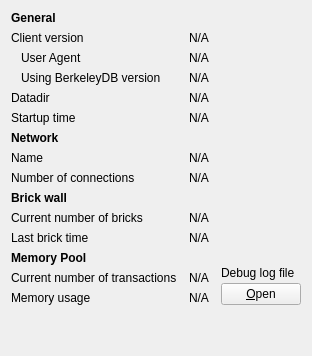
     <widget class="QWidget" name="tab_info">
      <attribute name="title">
       <string>&amp;Information</string>
      </attribute>
      <layout class="QGridLayout" name="gridLayout" columnstretch="0,1,0">
       <property name="horizontalSpacing">
        <number>12</number>
       </property>
       <item row="0" column="0">
        <widget class="QLabel" name="label_9">
         <property name="font">
          <font>
           <weight>75</weight>
           <bold>true</bold>
          </font>
         </property>
         <property name="text">
          <string>General</string>
         </property>
        </widget>
       </item>
       <item row="1" column="0">
        <widget class="QLabel" name="label_6">
         <property name="text">
          <string>Client version</string>
         </property>
        </widget>
       </item>
       <item row="1" column="1" colspan="2">
        <widget class="QLabel" name="clientVersion">
         <property name="cursor">
          <cursorShape>IBeamCursor</cursorShape>
         </property>
         <property name="text">
          <string>N/A</string>
         </property>
         <property name="textFormat">
          <enum>Qt::PlainText</enum>
         </property>
         <property name="textInteractionFlags">
          <set>Qt::LinksAccessibleByMouse|Qt::TextSelectableByKeyboard|Qt::TextSelectableByMouse</set>
         </property>
        </widget>
       </item>
       <item row="2" column="0">
        <widget class="QLabel" name="labelClientUserAgent">
         <property name="text">
          <string>User Agent</string>
         </property>
         <property name="indent">
          <number>10</number>
         </property>
        </widget>
       </item>
       <item row="2" column="1" colspan="2">
        <widget class="QLabel" name="clientUserAgent">
         <property name="cursor">
          <cursorShape>IBeamCursor</cursorShape>
         </property>
         <property name="text">
          <string>N/A</string>
         </property>
         <property name="textFormat">
          <enum>Qt::PlainText</enum>
         </property>
         <property name="textInteractionFlags">
          <set>Qt::LinksAccessibleByMouse|Qt::TextSelectableByKeyboard|Qt::TextSelectableByMouse</set>
         </property>
        </widget>
       </item>
       <item row="3" column="0">
        <widget class="QLabel" name="label_berkeleyDBVersion">
         <property name="text">
          <string>Using BerkeleyDB version</string>
         </property>
         <property name="indent">
          <number>10</number>
         </property>
        </widget>
       </item>
       <item row="3" column="1" colspan="2">
        <widget class="QLabel" name="berkeleyDBVersion">
         <property name="cursor">
          <cursorShape>IBeamCursor</cursorShape>
         </property>
         <property name="text">
          <string>N/A</string>
         </property>
         <property name="textFormat">
          <enum>Qt::PlainText</enum>
         </property>
         <property name="textInteractionFlags">
          <set>Qt::LinksAccessibleByMouse|Qt::TextSelectableByKeyboard|Qt::TextSelectableByMouse</set>
         </property>
        </widget>
       </item>
       <item row="4" column="0">
        <widget class="QLabel" name="label_12">
         <property name="text">
          <string>Datadir</string>
         </property>
        </widget>
       </item>
       <item row="4" column="1" colspan="2">
        <widget class="QLabel" name="dataDir">
         <property name="cursor">
          <cursorShape>IBeamCursor</cursorShape>
         </property>
         <property name="text">
          <string>N/A</string>
         </property>
         <property name="textFormat">
          <enum>Qt::PlainText</enum>
         </property>
         <property name="wordWrap">
          <bool>true</bool>
         </property>
         <property name="textInteractionFlags">
          <set>Qt::LinksAccessibleByMouse|Qt::TextSelectableByKeyboard|Qt::TextSelectableByMouse</set>
         </property>
        </widget>
       </item>
       <item row="5" column="0">
        <widget class="QLabel" name="label_13">
         <property name="text">
          <string>Startup time</string>
         </property>
        </widget>
       </item>
       <item row="5" column="1" colspan="2">
        <widget class="QLabel" name="startupTime">
         <property name="cursor">
          <cursorShape>IBeamCursor</cursorShape>
         </property>
         <property name="text">
          <string>N/A</string>
         </property>
         <property name="textFormat">
          <enum>Qt::PlainText</enum>
         </property>
         <property name="textInteractionFlags">
          <set>Qt::LinksAccessibleByMouse|Qt::TextSelectableByKeyboard|Qt::TextSelectableByMouse</set>
         </property>
        </widget>
       </item>
       <item row="6" column="0">
           <widget class="QLabel" name="labelNetwork">
               <property name="font">
                   <font>
                       <weight>75</weight>
                       <bold>true</bold>
                   </font>
               </property>
               <property name="text">
                   <string>Network</string>
               </property>
           </widget>
       </item>
       <item row="7" column="0">
        <widget class="QLabel" name="label_8">
         <property name="text">
          <string>Name</string>
         </property>
        </widget>
       </item>
       <item row="7" column="1" colspan="2">
        <widget class="QLabel" name="networkName">
         <property name="cursor">
          <cursorShape>IBeamCursor</cursorShape>
         </property>
         <property name="text">
          <string>N/A</string>
         </property>
         <property name="textFormat">
          <enum>Qt::PlainText</enum>
         </property>
         <property name="textInteractionFlags">
          <set>Qt::LinksAccessibleByMouse|Qt::TextSelectableByKeyboard|Qt::TextSelectableByMouse</set>
         </property>
        </widget>
       </item>
       <item row="8" column="0">
        <widget class="QLabel" name="label_7">
         <property name="text">
          <string>Number of connections</string>
         </property>
        </widget>
       </item>
       <item row="8" column="1" colspan="2">
        <widget class="QLabel" name="numberOfConnections">
         <property name="cursor">
          <cursorShape>IBeamCursor</cursorShape>
         </property>
         <property name="text">
          <string>N/A</string>
         </property>
         <property name="textFormat">
          <enum>Qt::PlainText</enum>
         </property>
         <property name="textInteractionFlags">
          <set>Qt::LinksAccessibleByMouse|Qt::TextSelectableByKeyboard|Qt::TextSelectableByMouse</set>
         </property>
        </widget>
       </item>
       <item row="9" column="0">
        <widget class="QLabel" name="label_10">
         <property name="font">
          <font>
           <weight>75</weight>
           <bold>true</bold>
          </font>
         </property>
         <property name="text">
          <string>Brick wall</string>
         </property>
        </widget>
       </item>
       <item row="10" column="0">
        <widget class="QLabel" name="label_3">
         <property name="text">
          <string>Current number of bricks</string>
         </property>
        </widget>
       </item>
       <item row="10" column="1" colspan="2">
        <widget class="QLabel" name="numberOfBricks">
         <property name="cursor">
          <cursorShape>IBeamCursor</cursorShape>
         </property>
         <property name="text">
          <string>N/A</string>
         </property>
         <property name="textFormat">
          <enum>Qt::PlainText</enum>
         </property>
         <property name="textInteractionFlags">
          <set>Qt::LinksAccessibleByMouse|Qt::TextSelectableByKeyboard|Qt::TextSelectableByMouse</set>
         </property>
        </widget>
       </item>
       <item row="11" column="0">
        <widget class="QLabel" name="labelLastBrickTime">
         <property name="text">
          <string>Last brick time</string>
         </property>
        </widget>
       </item>
       <item row="11" column="1" colspan="2">
        <widget class="QLabel" name="lastBrickTime">
         <property name="cursor">
          <cursorShape>IBeamCursor</cursorShape>
         </property>
         <property name="text">
          <string>N/A</string>
         </property>
         <property name="textFormat">
          <enum>Qt::PlainText</enum>
         </property>
         <property name="textInteractionFlags">
          <set>Qt::LinksAccessibleByMouse|Qt::TextSelectableByKeyboard|Qt::TextSelectableByMouse</set>
         </property>
        </widget>
       </item>
       <item row="12" column="0">
        <widget class="QLabel" name="labelMempoolTitle">
         <property name="font">
          <font>
           <weight>75</weight>
           <bold>true</bold>
          </font>
         </property>
         <property name="text">
          <string>Memory Pool</string>
         </property>
        </widget>
       </item>
       <item row="13" column="0">
        <widget class="QLabel" name="labelNumberOfTransactions">
         <property name="text">
          <string>Current number of transactions</string>
         </property>
        </widget>
       </item>
       <item row="13" column="1">
        <widget class="QLabel" name="mempoolNumberTxs">
         <property name="cursor">
          <cursorShape>IBeamCursor</cursorShape>
         </property>
         <property name="text">
          <string>N/A</string>
         </property>
         <property name="textFormat">
          <enum>Qt::PlainText</enum>
         </property>
         <property name="textInteractionFlags">
          <set>Qt::LinksAccessibleByMouse|Qt::TextSelectableByKeyboard|Qt::TextSelectableByMouse</set>
         </property>
        </widget>
       </item>
       <item row="14" column="0">
        <widget class="QLabel" name="labelMemoryUsage">
         <property name="text">
          <string>Memory usage</string>
         </property>
        </widget>
       </item>
       <item row="14" column="1">
        <widget class="QLabel" name="mempoolSize">
         <property name="cursor">
          <cursorShape>IBeamCursor</cursorShape>
         </property>
         <property name="text">
          <string>N/A</string>
         </property>
         <property name="textFormat">
          <enum>Qt::PlainText</enum>
         </property>
         <property name="textInteractionFlags">
          <set>Qt::LinksAccessibleByMouse|Qt::TextSelectableByKeyboard|Qt::TextSelectableByMouse</set>
         </property>
        </widget>
       </item>
       <item row="12" column="2" rowspan="3">
        <layout class="QVBoxLayout" name="verticalLayoutDebugButton">
         <property name="spacing">
          <number>3</number>
         </property>
         <item>
          <spacer name="verticalSpacer_2">
           <property name="orientation">
            <enum>Qt::Vertical</enum>
           </property>
           <property name="sizeHint" stdset="0">
            <size>
             <width>10</width>
             <height>5</height>
            </size>
           </property>
          </spacer>
         </item>
         <item>
          <widget class="QLabel" name="labelDebugLogfile">
           <property name="text">
            <string>Debug log file</string>
           </property>
          </widget>
         </item>
         <item>
          <widget class="QPushButton" name="openDebugLogfileButton">
           <property name="toolTip">
            <string>Open the %1 debug log file from the current data directory. This can take a few seconds for large log files.</string>
           </property>
           <property name="text">
            <string>&amp;Open</string>
           </property>
           <property name="autoDefault">
            <bool>false</bool>
           </property>
          </widget>
         </item>
        </layout>
       </item>
       <item row="15" column="0">
        <spacer name="verticalSpacer">
         <property name="orientation">
          <enum>Qt::Vertical</enum>
         </property>
         <property name="sizeHint" stdset="0">
          <size>
           <width>20</width>
           <height>40</height>
          </size>
         </property>
        </spacer>
       </item>
      </layout>
     </widget>
